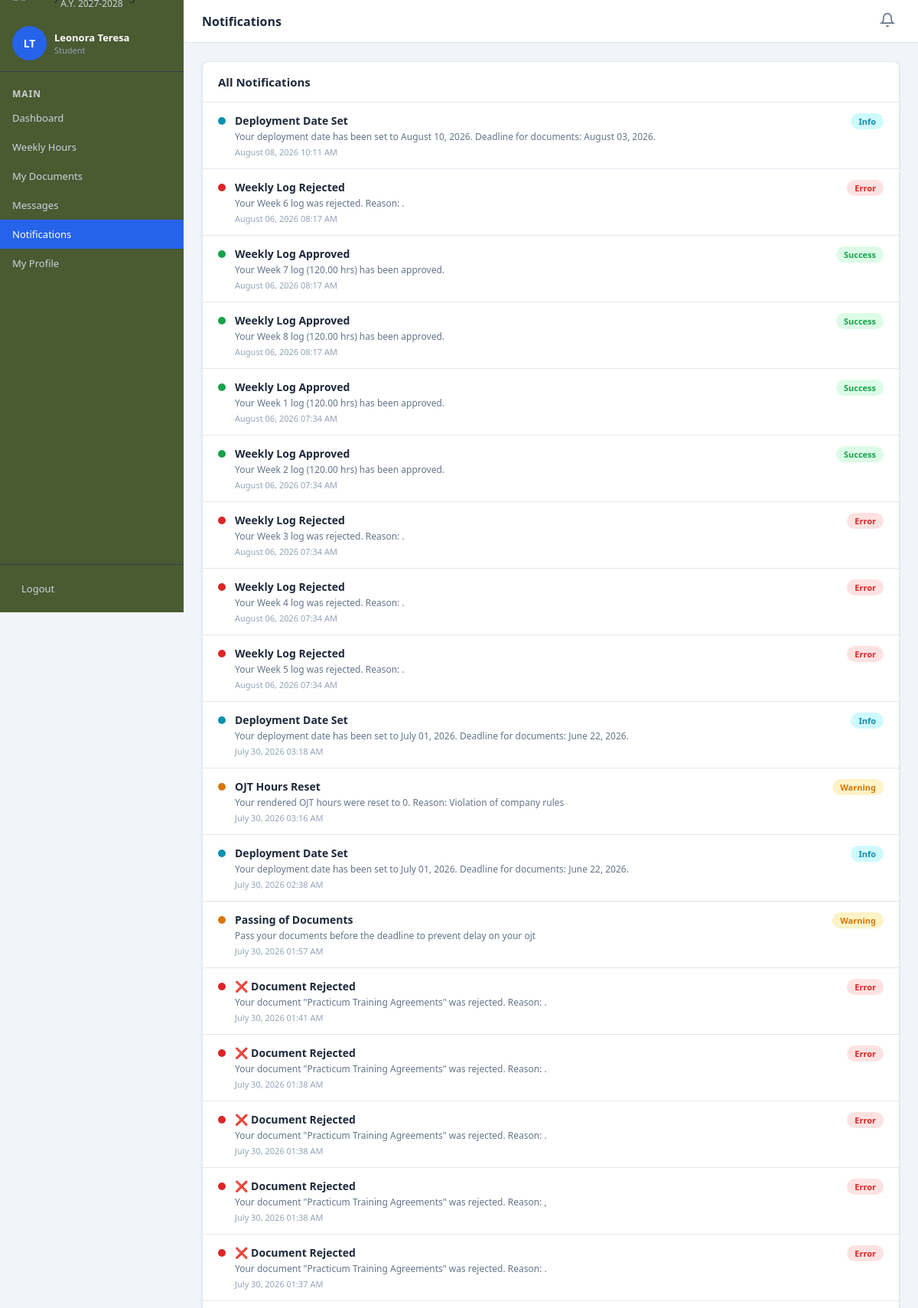
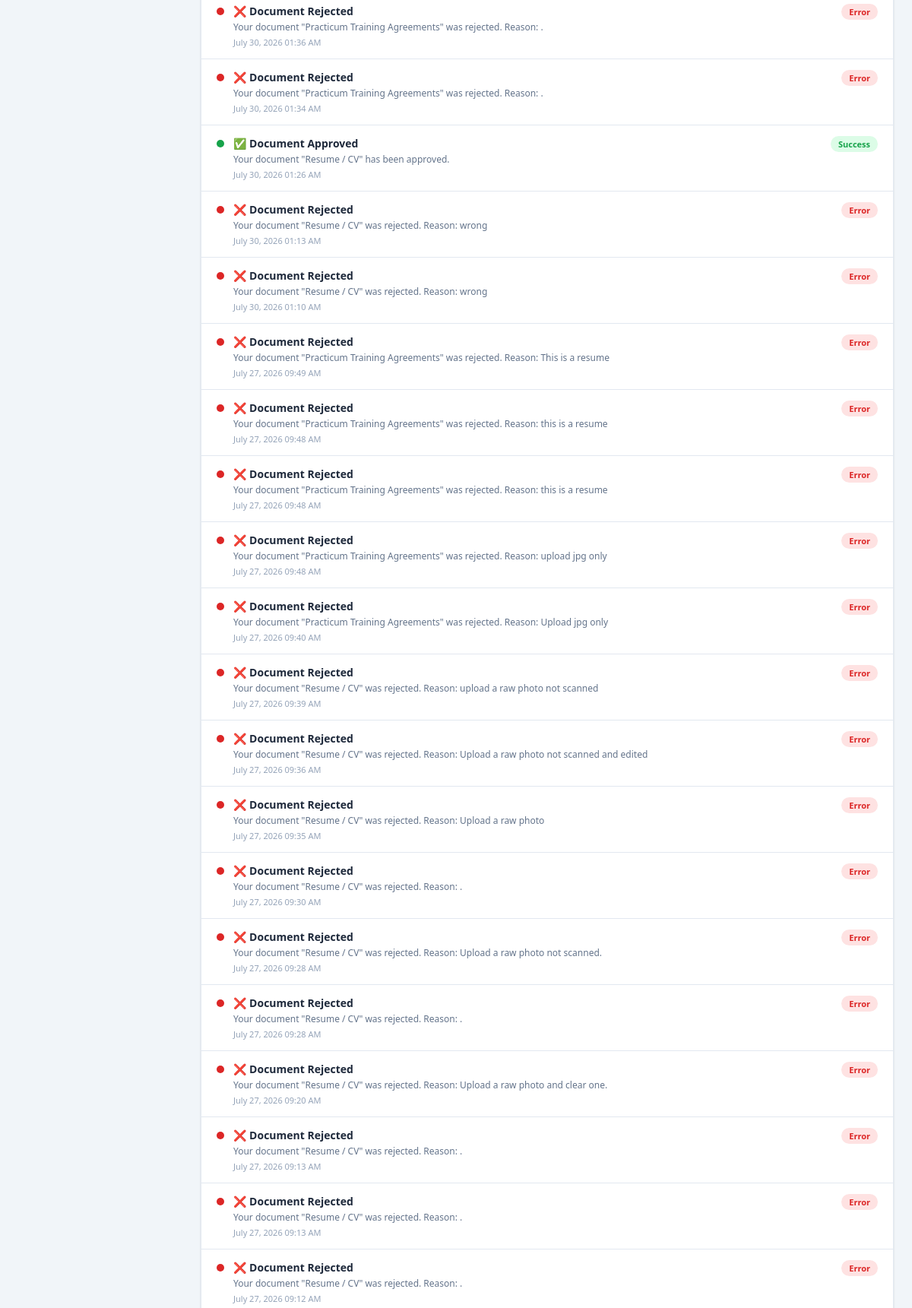
The app's page /student_notifications.php (signed in, upper part) with its own data (2 pictures, top to bottom).
### tables this page shows
CREATE TABLE `notifications` (
  `id` int(11) NOT NULL,
  `user_id` int(11) NOT NULL,
  `title` varchar(150) NOT NULL,
  `message` text NOT NULL,
  `type` enum('warning','info','success','error') DEFAULT 'info',
  `is_read` tinyint(1) DEFAULT 0,
  `created_at` timestamp NOT NULL DEFAULT current_timestamp()
);

### student_notifications.php (the view, shortened to what this page needs)
<?php
require_once 'sidebar.php';
$uid = (int)$_SESSION['user_id'];
$conn->query("UPDATE notifications SET is_read=1 WHERE user_id=$uid");
$notifs = $conn->query("SELECT * FROM notifications WHERE user_id=$uid ORDER BY created_at DESC");
$notif_list = [];
while ($row = $notifs->fetch_assoc()) $notif_list[] = $row;
?>
<!DOCTYPE html>
<html lang="en">
<head>
<link rel="stylesheet" href="style.css">
</head>
<body>
<div class="wrapper">
<div class="main-content">
<div class="page-content">
<div class="card">
    <div class="card-header"><h3>All Notifications</h3></div>
    <div class="card-body" style="padding:0;">
        <?php if (empty($notif_list)): ?>
        <div class="empty-state"><?= svgIcon('bell') ?><p>No notifications yet.</p></div>
        <?php else: ?>
        <?php foreach ($notif_list as $n): ?>
        <div style="padding:14px 20px;border-bottom:1px solid var(--border);display:flex;gap:12px;align-items:flex-start;">
            <div class="notif-dot <?= $n['type'] ?>" style="width:10px;height:10px;border-radius:50%;margin-top:5px;flex-shrink:0;
                background:<?= $n['type']==='warning'?'var(--warning)':($n['type']==='error'?'var(--danger)':($n['type']==='success'?'var(--success)':'var(--info)')) ?>"></div>
            <div style="flex:1;">
                <div class="font-bold" style="font-size:14px;"><?= htmlspecialchars($n['title']) ?></div>
                <div class="text-muted text-sm" style="margin-top:3px;"><?= htmlspecialchars($n['message']) ?></div>
                <div style="font-size:11px;color:#94a3b8;margin-top:4px;"><?= date('F d, Y h:i A', strtotime($n['created_at'])) ?></div>
            </div>
            <span class="badge badge-<?= $n['type'] === 'warning' ? 'warning' : ($n['type'] === 'error' ? 'rejected' : ($n['type'] === 'success' ? 'approved' : 'info')) ?>">
                <?= ucfirst($n['type']) ?>
            </span>
        </div>
        <?php endforeach; ?>
        <?php endif; ?>
    </div>
</div>
</div>
</div>
</div>
</body>
</html>

### style.css (style rules this page uses)
*, *::before, *::after { box-sizing: border-box; margin: 0; padding: 0; }
:root { --primary: #2563eb; --primary-dark: #1d4ed8; --primary-light: #dbeafe; --secondary: #64748b; --success: #16a34a; --success-light: #dcfce7; --warning: #d97706; --warning-light: #fef3c7; --danger: #dc2626; --danger-light: #fee2e2; --info: #0891b2; --info-light: #cffafe; --bg: #f1f5f9; --sidebar-bg: #4A5A31; --sidebar-bg2: #4A5A31; --sidebar-text: #cbd5e1; --sidebar-hover: rgba(255,255,255,0.12); --sidebar-active: #3b82f6; --card-bg: #ffffff; --border: #e2e8f0; --text-main: #1e293b; --text-muted: #64748b; --shadow: 0 1px 3px rgba(0,0,0,.08), 0 1px 2px rgba(0,0,0,.06); --shadow-md: 0 4px 6px -1px rgba(0,0,0,.1), 0 2px 4px -1px rgba(0,0,0,.06); --radius: 8px; --sidebar-width: 240px; }
body { font-family: 'Segoe UI', sans-serif; background: var(--bg); color: var(--text-main); font-size: 14px; }
.wrapper { display: flex; min-height: 100vh; }
.main-content { margin-left: var(--sidebar-width); width: calc(100% - var(--sidebar-width)); min-height:100vh; display:flex; flex-direction:column; flex:1; }
.page-content { padding: 24px; flex: 1; }
.card { background: var(--card-bg); border-radius: var(--radius); border: 1px solid var(--border); box-shadow: var(--shadow); }
.card-header { padding: 16px 20px; border-bottom: 1px solid var(--border); display: flex; align-items: center; justify-content: space-between; }
.card-header h3 { font-size: 15px; font-weight: 700; }
.card-body { padding: 20px; }
.badge { display: inline-flex; align-items: center; padding: 3px 10px; border-radius: 99px; font-size: 11px; font-weight: 700; }
.badge-approved { background: var(--success-light); color: var(--success); }
.badge-rejected { background: var(--danger-light); color: var(--danger); }
.badge-warning { background: var(--warning-light); color: var(--warning); }
.badge-info { background: var(--info-light); color: var(--info); }
.notif-dot { width: 8px; height: 8px; border-radius: 50%; margin-top: 5px; flex-shrink: 0; }
.notif-dot.warning { background: var(--warning); }
.notif-dot.info { background: var(--info); }
.notif-dot.success { background: var(--success); }
.notif-dot.error { background: var(--danger); }
.text-muted { color: var(--text-muted); }
.text-sm { font-size: 12px; }
.font-bold { font-weight: 700; }

### records on screen
notifications: title "Deployment Date Set", message "Your deployment date has been set to August 10, 2026. Deadline for documents: August 03, 2026.", created_at "August 08, 2026 10:11 AM", type "Info"
notifications: title "Weekly Log Rejected", message "Your Week 6 log was rejected. Reason: .", created_at "August 06, 2026 08:17 AM", type "Error"
notifications: title "Weekly Log Approved", message "Your Week 7 log (120.00 hrs) has been approved.", created_at "August 06, 2026 08:17 AM", type "Success"
notifications: title "Weekly Log Approved", message "Your Week 8 log (120.00 hrs) has been approved.", created_at "August 06, 2026 08:17 AM", type "Success"
notifications: title "Weekly Log Approved", message "Your Week 1 log (120.00 hrs) has been approved.", created_at "August 06, 2026 07:34 AM", type "Success"
notifications: title "Weekly Log Approved", message "Your Week 2 log (120.00 hrs) has been approved.", created_at "August 06, 2026 07:34 AM", type "Success"
notifications: title "Weekly Log Rejected", message "Your Week 3 log was rejected. Reason: .", created_at "August 06, 2026 07:34 AM", type "Error"
notifications: title "Weekly Log Rejected", message "Your Week 4 log was rejected. Reason: .", created_at "August 06, 2026 07:34 AM", type "Error"
notifications: title "Weekly Log Rejected", message "Your Week 5 log was rejected. Reason: .", created_at "August 06, 2026 07:34 AM", type "Error"
notifications: title "Deployment Date Set", message "Your deployment date has been set to July 01, 2026. Deadline for documents: June 22, 2026.", created_at "July 30, 2026 03:18 AM", type "Info"
notifications: title "OJT Hours Reset", message "Your rendered OJT hours were reset to 0. Reason: Violation of company rules", created_at "July 30, 2026 03:16 AM", type "Warning"
notifications: title "Deployment Date Set", message "Your deployment date has been set to July 01, 2026. Deadline for documents: June 22, 2026.", created_at "July 30, 2026 02:38 AM", type "Info"
notifications: title "Passing of Documents", message "Pass your documents before the deadline to prevent delay on your ojt", created_at "July 30, 2026 01:57 AM", type "Warning"
notifications: title "❌ Document Rejected", message "Your document \"Practicum Training Agreements\" was rejected. Reason: .", created_at "July 30, 2026 01:41 AM", type "Error"
notifications: title "❌ Document Rejected", message "Your document \"Practicum Training Agreements\" was rejected. Reason: .", created_at "July 30, 2026 01:38 AM", type "Error"
notifications: title "❌ Document Rejected", message "Your document \"Practicum Training Agreements\" was rejected. Reason: .", created_at "July 30, 2026 01:38 AM", type "Error"
notifications: title "❌ Document Rejected", message "Your document \"Practicum Training Agreements\" was rejected. Reason: ,", created_at "July 30, 2026 01:38 AM", type "Error"
notifications: title "❌ Document Rejected", message "Your document \"Practicum Training Agreements\" was rejected. Reason: .", created_at "July 30, 2026 01:37 AM", type "Error"
notifications: title "❌ Document Rejected", message "Your document \"Practicum Training Agreements\" was rejected. Reason: .", created_at "July 30, 2026 01:36 AM", type "Error"
notifications: title "❌ Document Rejected", message "Your document \"Practicum Training Agreements\" was rejected. Reason: .", created_at "July 30, 2026 01:34 AM", type "Error"
notifications: title "✅ Document Approved", message "Your document \"Resume / CV\" has been approved.", created_at "July 30, 2026 01:26 AM", type "Success"
notifications: title "❌ Document Rejected", message "Your document \"Resume / CV\" was rejected. Reason: wrong", created_at "July 30, 2026 01:13 AM", type "Error"
notifications: title "❌ Document Rejected", message "Your document \"Resume / CV\" was rejected. Reason: wrong", created_at "July 30, 2026 01:10 AM", type "Error"
notifications: title "❌ Document Rejected", message "Your document \"Practicum Training Agreements\" was rejected. Reason: This is a resume", created_at "July 27, 2026 09:49 AM", type "Error"
notifications: title "❌ Document Rejected", message "Your document \"Practicum Training Agreements\" was rejected. Reason: this is a resume", created_at "July 27, 2026 09:48 AM", type "Error"
notifications: title "❌ Document Rejected", message "Your document \"Practicum Training Agreements\" was rejected. Reason: this is a resume", created_at "July 27, 2026 09:48 AM", type "Error"
notifications: title "❌ Document Rejected", message "Your document \"Practicum Training Agreements\" was rejected. Reason: upload jpg only", created_at "July 27, 2026 09:48 AM", type "Error"
notifications: title "❌ Document Rejected", message "Your document \"Practicum Training Agreements\" was rejected. Reason: Upload jpg only", created_at "July 27, 2026 09:40 AM", type "Error"
notifications: title "❌ Document Rejected", message "Your document \"Resume / CV\" was rejected. Reason: upload a raw photo not scanned", created_at "July 27, 2026 09:39 AM", type "Error"
notifications: title "❌ Document Rejected", message "Your document \"Resume / CV\" was rejected. Reason: Upload a raw photo not scanned and edited", created_at "July 27, 2026 09:36 AM", type "Error"
notifications: title "❌ Document Rejected", message "Your document \"Resume / CV\" was rejected. Reason: Upload a raw photo", created_at "July 27, 2026 09:35 AM", type "Error"
notifications: title "❌ Document Rejected", message "Your document \"Resume / CV\" was rejected. Reason: .", created_at "July 27, 2026 09:30 AM", type "Error"
notifications: title "❌ Document Rejected", message "Your document \"Resume / CV\" was rejected. Reason: Upload a raw photo not scanned.", created_at "July 27, 2026 09:28 AM", type "Error"
notifications: title "❌ Document Rejected", message "Your document \"Resume / CV\" was rejected. Reason: .", created_at "July 27, 2026 09:28 AM", type "Error"
notifications: title "❌ Document Rejected", message "Your document \"Resume / CV\" was rejected. Reason: Upload a raw photo and clear one.", created_at "July 27, 2026 09:20 AM", type "Error"
notifications: title "❌ Document Rejected", message "Your document \"Resume / CV\" was rejected. Reason: .", created_at "July 27, 2026 09:13 AM", type "Error"
notifications: title "❌ Document Rejected", message "Your document \"Resume / CV\" was rejected. Reason: .", created_at "July 27, 2026 09:13 AM", type "Error"
notifications: title "❌ Document Rejected", message "Your document \"Resume / CV\" was rejected. Reason: .", created_at "July 27, 2026 09:12 AM", type "Error"

### other values on screen
$initials "LT"
$name "Leonora Teresa"
$role "Student"
$title "Notifications"
